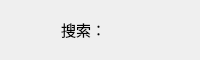
<?xml version="1.0" encoding="UTF-8"?>
<ui version="4.0">
 <class>AddUserItem</class>
 <widget class="QWidget" name="AddUserItem">
  <property name="geometry">
   <rect>
    <x>0</x>
    <y>0</y>
    <width>200</width>
    <height>60</height>
   </rect>
  </property>
  <property name="minimumSize">
   <size>
    <width>200</width>
    <height>60</height>
   </size>
  </property>
  <property name="maximumSize">
   <size>
    <width>200</width>
    <height>60</height>
   </size>
  </property>
  <property name="windowTitle">
   <string>Form</string>
  </property>
  <layout class="QHBoxLayout" name="horizontalLayout" stretch="2,4,1">
   <property name="spacing">
    <number>0</number>
   </property>
   <property name="leftMargin">
    <number>5</number>
   </property>
   <property name="topMargin">
    <number>0</number>
   </property>
   <property name="rightMargin">
    <number>0</number>
   </property>
   <property name="bottomMargin">
    <number>0</number>
   </property>
   <item alignment="Qt::AlignmentFlag::AlignLeft|Qt::AlignmentFlag::AlignVCenter">
    <widget class="QLabel" name="addIcon">
     <property name="text">
      <string/>
     </property>
     <property name="pixmap">
      <pixmap resource="resource.qrc">:/res/addtip.png</pixmap>
     </property>
    </widget>
   </item>
   <item alignment="Qt::AlignmentFlag::AlignLeft|Qt::AlignmentFlag::AlignVCenter">
    <widget class="QLabel" name="tipMsg">
     <property name="font">
      <font>
       <pointsize>11</pointsize>
      </font>
     </property>
     <property name="text">
      <string>搜索：</string>
     </property>
    </widget>
   </item>
   <item alignment="Qt::AlignmentFlag::AlignRight|Qt::AlignmentFlag::AlignVCenter">
    <widget class="QLabel" name="rightIcon">
     <property name="minimumSize">
      <size>
       <width>20</width>
       <height>60</height>
      </size>
     </property>
     <property name="maximumSize">
      <size>
       <width>20</width>
       <height>60</height>
      </size>
     </property>
     <property name="font">
      <font>
       <pointsize>1</pointsize>
      </font>
     </property>
     <property name="text">
      <string/>
     </property>
     <property name="pixmap">
      <pixmap resource="resource.qrc">:/res/right_tip.png</pixmap>
     </property>
     <property name="alignment">
      <set>Qt::AlignmentFlag::AlignRight|Qt::AlignmentFlag::AlignTrailing|Qt::AlignmentFlag::AlignVCenter</set>
     </property>
    </widget>
   </item>
  </layout>
 </widget>
 <resources>
  <include location="resource.qrc"/>
 </resources>
 <connections/>
</ui>
